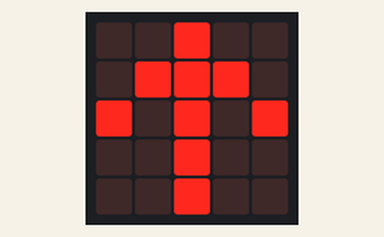
Bench run of a program on a simulated BBC micro:bit running MicroPython. Parts: the board's 5×5 LED display. At 2.0 s the program stops and its outputs stay as they are.

Above: at 0.12 s.
At 0.87 s:
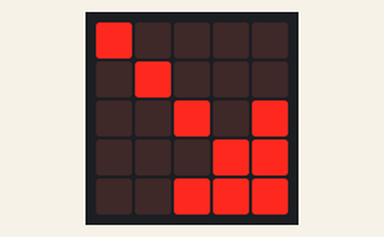
At 1.37 s:
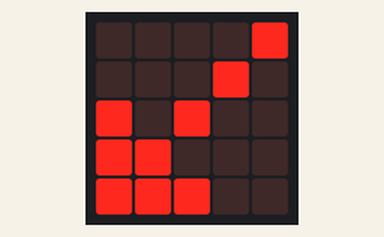
At 1.8 s:
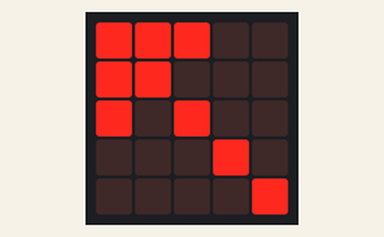

The program:

arrow_list.py
```python
# Write your code here :-)
from microbit import *

arrow_list = [
Image.ARROW_N,
Image.ARROW_NE,
Image.ARROW_E,
Image.ARROW_SE,
Image.ARROW_S,
Image.ARROW_SW,
Image.ARROW_W,
Image.ARROW_NW
]

for this_image in arrow_list:
    display.show(this_image)
    sleep(250)
```
